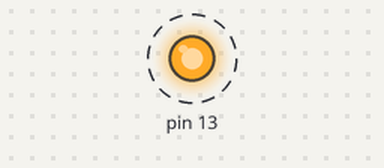
Simulated run of this sketch. Board: Arduino Uno, built with avr-gcc and run on an emulated ATmega328P. On the bench: output pins drawn as LEDs (lit = HIGH). Dashed ring = blinking. What the sketch prints to the serial monitor is not drawn.

Above: at 0.5 s.
Timing chart, 0 to 4.6 s (numbered marks = the images above):
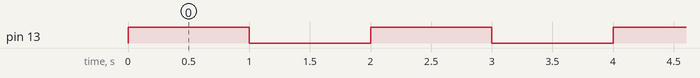

Measured:
- by itself, pin 13: alternates HIGH for 1.0 s and LOW for 1.0 s

The sketch:

exe2.9.ino
```cpp
byte largura_base=9;

void setup()
{
  pinMode(13, OUTPUT);
  Serial.begin(9600);
}

void loop()
{
    digitalWrite(13,LOW);

    //Vai acabar por se concluir que isto nao faz falta nenhuma…
    if (largura_base<=9){
		if ((largura_base%2==0) && (largura_base<=8))
          largura_base++;

    	//talvez a contagem decrescente seja muito para eles…

        //e o segundo ciclo podia ser uma contagem de impares…
    	for (int linha=largura_base/2;linha>=0; linha--){
      		for (int coluna=0;coluna<(largura_base-linha);coluna++)
      		{
      			if (coluna<linha)
                  //Serial.print("-");
                  Serial.print(" ");
      			else
                  Serial.print("*");
      		}
      		Serial.println();
    	}
    	digitalWrite(13,HIGH);
    	delay(1000);
      	digitalWrite(13,LOW);
        delay(1000);
  	}
}
```
